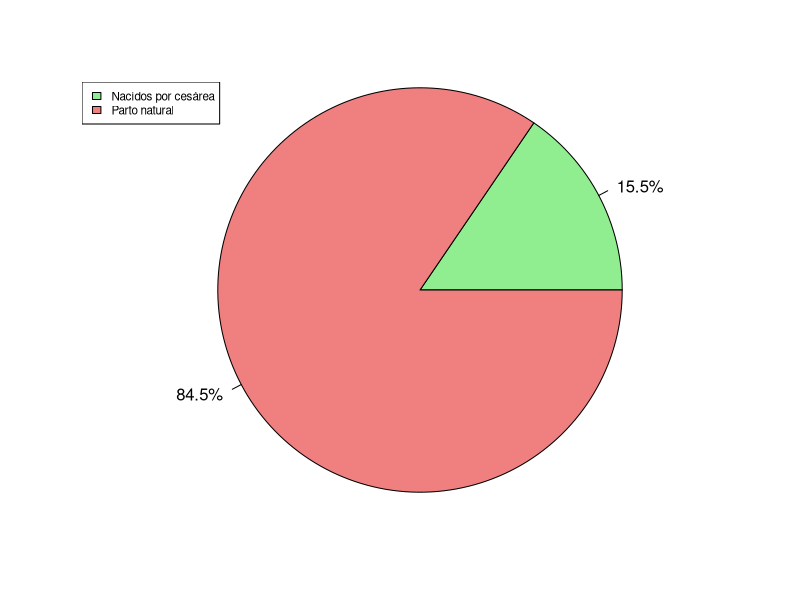
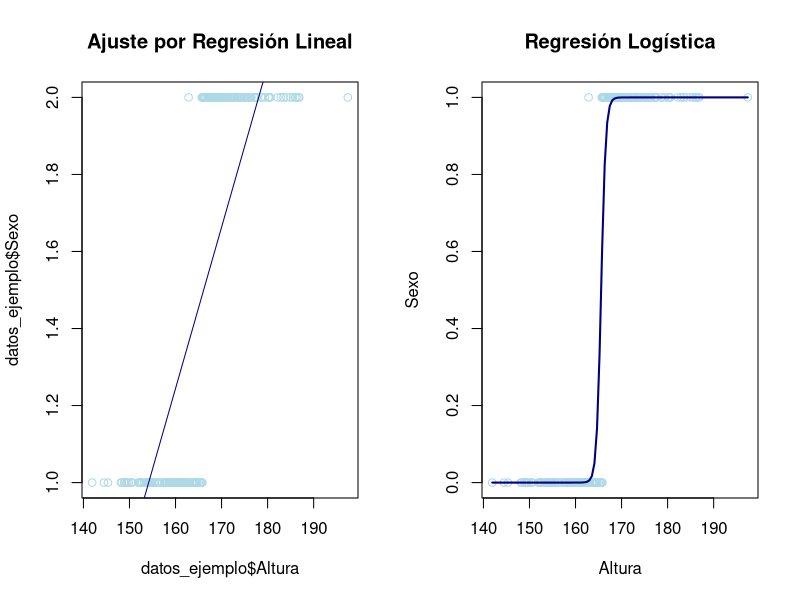
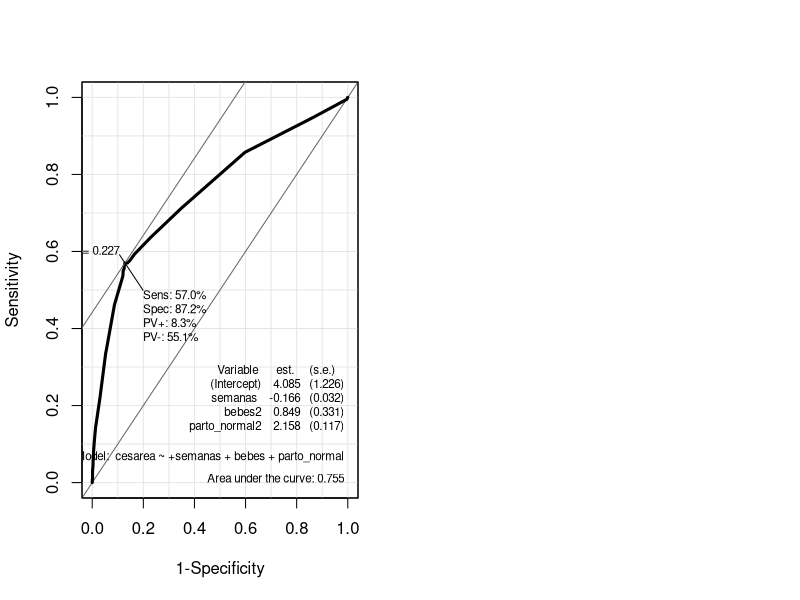

These charts were generated, in order, by the following R code:
## ---- chunk 1
#| label: setup
#| include: false
knitr::opts_chunk$set(echo = TRUE, fig.align = "center", warning = FALSE, message = FALSE)


# fig.align= 'center para que nos centre todas figuras que se muestran
# warning = FALSE para que no muestre mensajes de warning
# message = FALSE para que no muestre mensajes automáticos cuando carga paquetes y demás en el output
## ---- chunk 2
#| label: librerias2
library(dplyr) # Para tratamiento de dataframes
library(ggplot2) # Nice plots
library(readxl) # Para leer los excels
library(caret) # para la confusion matrix
library(Epi) # para la ROC curve
## ---- chunk 3
#| label: cargar_datos
datos1 <- read_excel("../../../files/partos.xlsx", sheet = "Datos")
## ---- chunk 4
#| label: porcentaje
#| echo: false
#| out-width: 50%
# Creamos un gráfico de quesito o de sectores para ver qué proporción de personas ha mejorado su situación económica:

datos_quesito <- c(nrow(filter(datos1, cesarea == 1)), nrow(filter(datos1, cesarea == 0)))
etiquetas <- c("Nacidos por cesárea", "Parto natural")

porcentajes <- paste0(round(datos_quesito / sum(datos_quesito) * 100, 1), "%")
colores <- c("lightgreen", "lightcoral")

pie(datos_quesito, labels = porcentajes, col = colores, radius = 1.05, cex = 1)
legend("topleft", etiquetas, cex = 0.7, fill = colores)
## ---- chunk 5
# Generación de datos para el ejemplo
set.seed(123)
n <- 200
Altura <- rnorm(n, mean = 165, sd = 10)

# Crear una variable binaria 'Sexo' en función de Altura
Sexo <- as.factor(ifelse(Altura + rnorm(n) > 165, 1, 0))
datos_ejemplo <- data.frame(Altura, Sexo)

# Regresión lineal
modelo_lineal <- lm(Sexo ~ Altura, data = datos_ejemplo)

# Regresión logística
modelo_logistico <- glm(Sexo ~ Altura, data = datos_ejemplo, family = binomial)


# Regresión Lineal
par(mfrow = c(1, 2))
plot(datos_ejemplo$Altura, datos_ejemplo$Sexo, col = "lightblue", main = "Ajuste por Regresión Lineal")
abline(modelo_lineal, col = "navy")

# Regresión Logística

plot(datos_ejemplo$Altura, as.numeric(datos_ejemplo$Sexo) - 1, col = "lightblue", main = "Regresión Logística", xlab = "Altura", ylab = "Sexo")
curve(predict(modelo_logistico, data.frame(Altura = x), type = "response"), add = TRUE, col = "navy", lwd = 2)
## ---- chunk 6
#| label: factor
datos1$cesarea <- as.factor(datos1$cesarea)
datos1$bebes <- as.factor(datos1$bebes)
datos1$parto_normal <- as.factor(datos1$parto_normal)
## ---- chunk 7
#| label: modelos
# lmod1
lmod1 <- glm(formula = cesarea ~ edad_madre + semanas, family = binomial(link = logit), data = datos1)
summary(lmod1)

# lmod2
lmod2 <- glm(formula = cesarea ~ edad_madre + semanas + bebes, family = binomial(link = logit), data = datos1)
summary(lmod2)

# lmod3
lmod3 <- glm(formula = cesarea ~ edad_madre + semanas + bebes + parto_normal, family = binomial(link = logit), data = datos1)
summary(lmod3)
## ---- chunk 8
#| eval: true
# confusion matrices
predicted3 <- predict(lmod3, datos1[, c("edad_madre", "semanas", "bebes", "parto_normal")], type = "response")

confusionMatrix(data = as.factor(ifelse(predicted3 > 0.227, 1, 0)), reference = datos1$cesarea, positive = "1")
## ---- chunk 9
# The ROC function

# lmod3
ROC(form = cesarea ~ +semanas + bebes + parto_normal, data = datos1, plot = "ROC", lwd = 3, cex = 1.5)
## ---- chunk 10
summary(lmod2)
